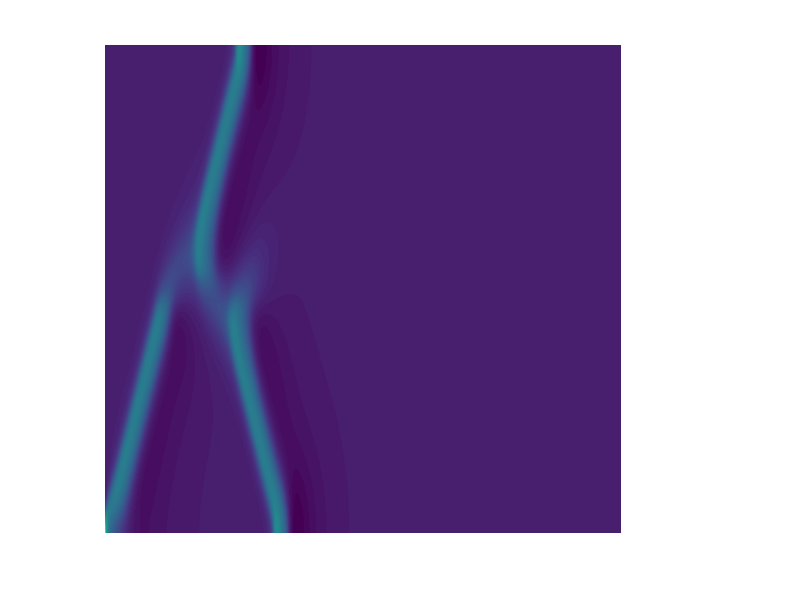
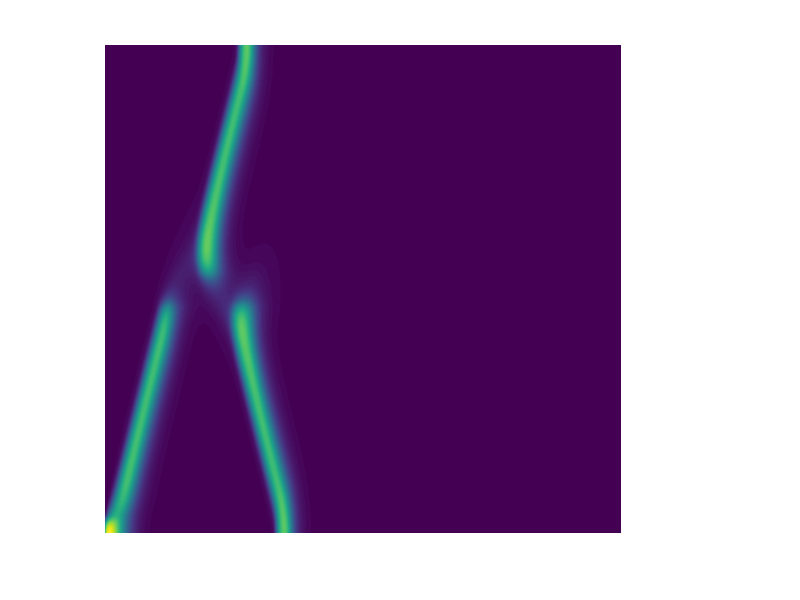
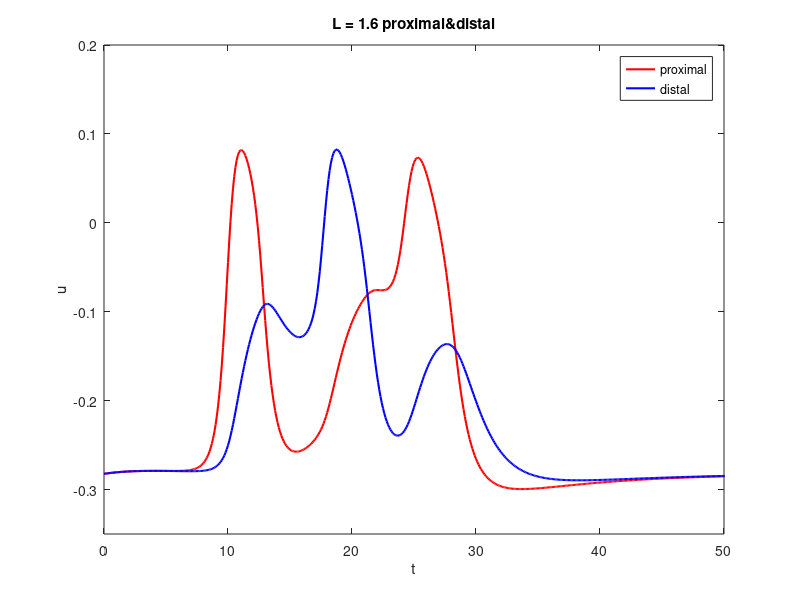

MATLAB code to generate these figures, in order:
% 2D cable for gap model

% initial values
dt = 0.01;
dx = 0.05;
num = 30/dx; % cell number
L = 1.6;
u = zeros(num,1); % membrane potential
u(1:num) = -0.28236;
u(1:20) = 1;

tmp = zeros(num,1);
w = ones(num,1); % diffusion factor
s = ones(num,1); % change to zero in the gap region 

% gap: row 284 to 316

gap = round(L/dx);
s(num/2-gap/2:num/2+gap/2) = 0;

% build coefficient matrix As(num-1,1);
vs = ones(num-1,1);
vd = -2*ones(num,1);
vd(1) = -1; vd(num) = -1;
A = diag(vd);
A = diag(vd) + diag(vs,1) + diag(vs,-1);

D = 1;
k = D*dt/(dx*dx);
I = eye(num);
Q = I - k*A/2;
Q = inv(Q);
B = I + k*A/2;
QB=Q*B;

% constants
I = 0.08;
g_Ca = 1.0;
E_Ca = 1.0;
g_k = 2.0;
E_K = -0.7;
g_L = 0.5;
E_L = -0.5;

v1 = -0.01;
v2 = 0.15;
v3 = 0.1;
v4 = 0.145;
a = 3.0;

% constants for PDE
tmax = 100; % ms
tnmax = round(tmax/dt);
resultu = [];
resultw = [];
resultt = [];
w = zeros(num,1);

tcount = 0;
for tn = 0:tnmax
%     tn/tnmax
    
    m_ss = 0.5.*(1+tanh((u-v1)./v2));
    w_ss = 0.5.*(1+tanh((u-v3)./v4));
    tau_w = a.*1./cosh((u-v3)./(2*v4));
     
    dw_dt = 1./tau_w.*(w_ss - w);
                           
    du_dt = I-g_Ca*m_ss.*(u-E_Ca) - g_k*w.*(u-E_K) - g_L*(u-E_L);
    w = w + dw_dt.*dt;            
    u = QB*u+du_dt*dt.*s;
      
    if (mod(tn,10) == 0)
        tn/tnmax
        resultt = [resultt tn/100];
        resultu = [resultu u];
        resultw = [resultw w];
    end
%      if length(u(u>-0.2)) == 0;
%          break
%      end
end

% calculate delay time
edgecell = resultu(600,:);
[m,n] = size(edgecell);
% transtime = 0;
for cell = 1:n
    if edgecell(cell) > 0.2 & edgecell(a+1) < 0.2
        transtime = cell;
        break
    end
end
transtime

proximal = resultu(283,:);
distal317 = resultu(317,:);
proximalw = resultw(283,:);
distalw = resultw(317,:);
% space time plot
figure(1)
surf(resultu);
shading interp
axis off
view(2)
figure(2)
surf(resultw);
shading interp
axis off
view(2)

figure(3) 
plot(resultt,proximal,'r','linewidth',1.5)
hold on;
plot(resultt, distal317,'b','linewidth',1.5)
axis([0 50 -0.35 0.2]);
title('L = 1.6 proximal&distal');
legend('proximal','distal','location','northeast')
xlabel('t');
ylabel('u');
hold off;

% figure(4)
% plot(resultt, proximalw, 'r','linewidth',1.5)
% hold on;
% plot(resultt, distalw, 'b','linewidth',1.5)
% axis([0 50 0 0.25]);
% hold off
   

    
    
    
    
    
    

    
    
    
    